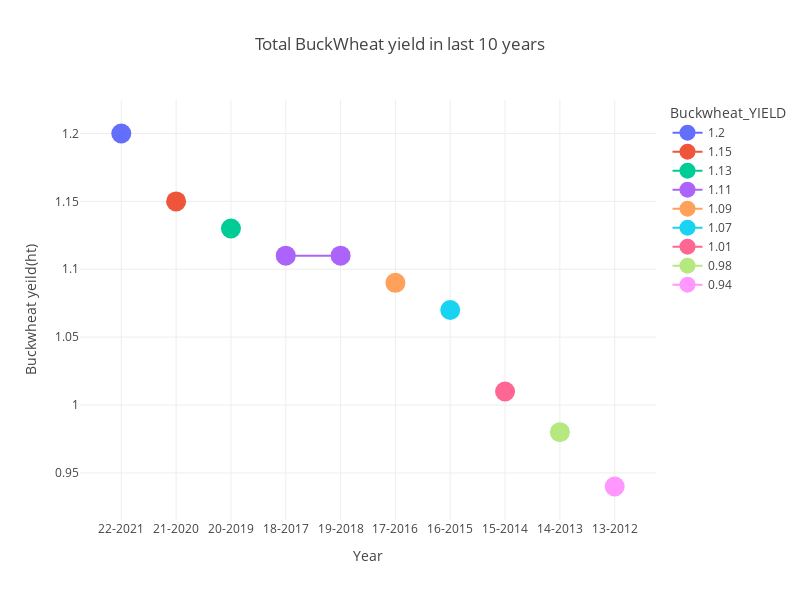

Here is the notebook cell this chart was saved with:
### Code cell
fig = px.line(buckwheat_yield, x='YEAR', y='Buckwheat_YIELD',
             title='Total BuckWheat yield in last 10 years',
             labels={'year': 'YEAR', 'Buckwheat yield ': 'Buckwheat_YIELD'},
             color='Buckwheat_YIELD',
             line_shape="linear",
            markers=True,
            
             )

fig.update_layout(xaxis_title='Year', yaxis_title='Buckwheat yeild(ht)')
fig.update_layout(template='gridon')
fig.update_traces(marker=dict(size=20))
fig.update_layout(height=600,width=800)
fig.show()

### Figure 1 — Plotly figure (JSON) as saved in the notebook; plotly's stock layout.template omitted (floating-point values rounded to 4 significant figures)
{"data": [{"hovertemplate": "Buckwheat_YIELD=%{y}<br>YEAR=%{x}<extra></extra>", "legendgroup": "1.2", "line": {"color": "#636efa", "dash": "solid", "shape": "linear"}, "marker": {"size": 20, "symbol": "circle"}, "mode": "lines+markers", "name": "1.2", "orientation": "v", "showlegend": true, "type": "scatter", "x": ["22-2021"], "xaxis": "x", "y": [1.2], "yaxis": "y"}, {"hovertemplate": "Buckwheat_YIELD=%{y}<br>YEAR=%{x}<extra></extra>", "legendgroup": "1.15", "line": {"color": "#EF553B", "dash": "solid", "shape": "linear"}, "marker": {"size": 20, "symbol": "circle"}, "mode": "lines+markers", "name": "1.15", "orientation": "v", "showlegend": true, "type": "scatter", "x": ["21-2020"], "xaxis": "x", "y": [1.15], "yaxis": "y"}, {"hovertemplate": "Buckwheat_YIELD=%{y}<br>YEAR=%{x}<extra></extra>", "legendgroup": "1.13", "line": {"color": "#00cc96", "dash": "solid", "shape": "linear"}, "marker": {"size": 20, "symbol": "circle"}, "mode": "lines+markers", "name": "1.13", "orientation": "v", "showlegend": true, "type": "scatter", "x": ["20-2019"], "xaxis": "x", "y": [1.13], "yaxis": "y"}, {"hovertemplate": "Buckwheat_YIELD=%{y}<br>YEAR=%{x}<extra></extra>", "legendgroup": "1.11", "line": {"color": "#ab63fa", "dash": "solid", "shape": "linear"}, "marker": {"size": 20, "symbol": "circle"}, "mode": "lines+markers", "name": "1.11", "orientation": "v", "showlegend": true, "type": "scatter", "x": ["18-2017", "19-2018"], "xaxis": "x", "y": [1.11, 1.11], "yaxis": "y"}, {"hovertemplate": "Buckwheat_YIELD=%{y}<br>YEAR=%{x}<extra></extra>", "legendgroup": "1.09", "line": {"color": "#FFA15A", "dash": "solid", "shape": "linear"}, "marker": {"size": 20, "symbol": "circle"}, "mode": "lines+markers", "name": "1.09", "orientation": "v", "showlegend": true, "type": "scatter", "x": ["17-2016"], "xaxis": "x", "y": [1.09], "yaxis": "y"}, {"hovertemplate": "Buckwheat_YIELD=%{y}<br>YEAR=%{x}<extra></extra>", "legendgroup": "1.07", "line": {"color": "#19d3f3", "dash": "solid", "shape": "linear"}, "marker": {"size": 20, "symbol": "circle"}, "mode": "lines+markers", "name": "1.07", "orientation": "v", "showlegend": true, "type": "scatter", "x": ["16-2015"], "xaxis": "x", "y": [1.07], "yaxis": "y"}, {"hovertemplate": "Buckwheat_YIELD=%{y}<br>YEAR=%{x}<extra></extra>", "legendgroup": "1.01", "line": {"color": "#FF6692", "dash": "solid", "shape": "linear"}, "marker": {"size": 20, "symbol": "circle"}, "mode": "lines+markers", "name": "1.01", "orientation": "v", "showlegend": true, "type": "scatter", "x": ["15-2014"], "xaxis": "x", "y": [1.01], "yaxis": "y"}, {"hovertemplate": "Buckwheat_YIELD=%{y}<br>YEAR=%{x}<extra></extra>", "legendgroup": "0.98", "line": {"color": "#B6E880", "dash": "solid", "shape": "linear"}, "marker": {"size": 20, "symbol": "circle"}, "mode": "lines+markers", "name": "0.98", "orientation": "v", "showlegend": true, "type": "scatter", "x": ["14-2013"], "xaxis": "x", "y": [0.98], "yaxis": "y"}, {"hovertemplate": "Buckwheat_YIELD=%{y}<br>YEAR=%{x}<extra></extra>", "legendgroup": "0.94", "line": {"color": "#FF97FF", "dash": "solid", "shape": "linear"}, "marker": {"size": 20, "symbol": "circle"}, "mode": "lines+markers", "name": "0.94", "orientation": "v", "showlegend": true, "type": "scatter", "x": ["13-2012"], "xaxis": "x", "y": [0.94], "yaxis": "y"}], "layout": {"height": 600, "legend": {"title": {"text": "Buckwheat_YIELD"}, "tracegroupgap": 0}, "title": {"text": "Total BuckWheat yield in last 10 years"}, "width": 800, "xaxis": {"anchor": "y", "domain": [0, 1], "title": {"text": "Year"}}, "yaxis": {"anchor": "x", "categoryarray": [0.94, 0.98, 1.01, 1.07, 1.09, 1.11, 1.13, 1.15, 1.2], "categoryorder": "array", "domain": [0, 1], "title": {"text": "Buckwheat yeild(ht)"}}}}
